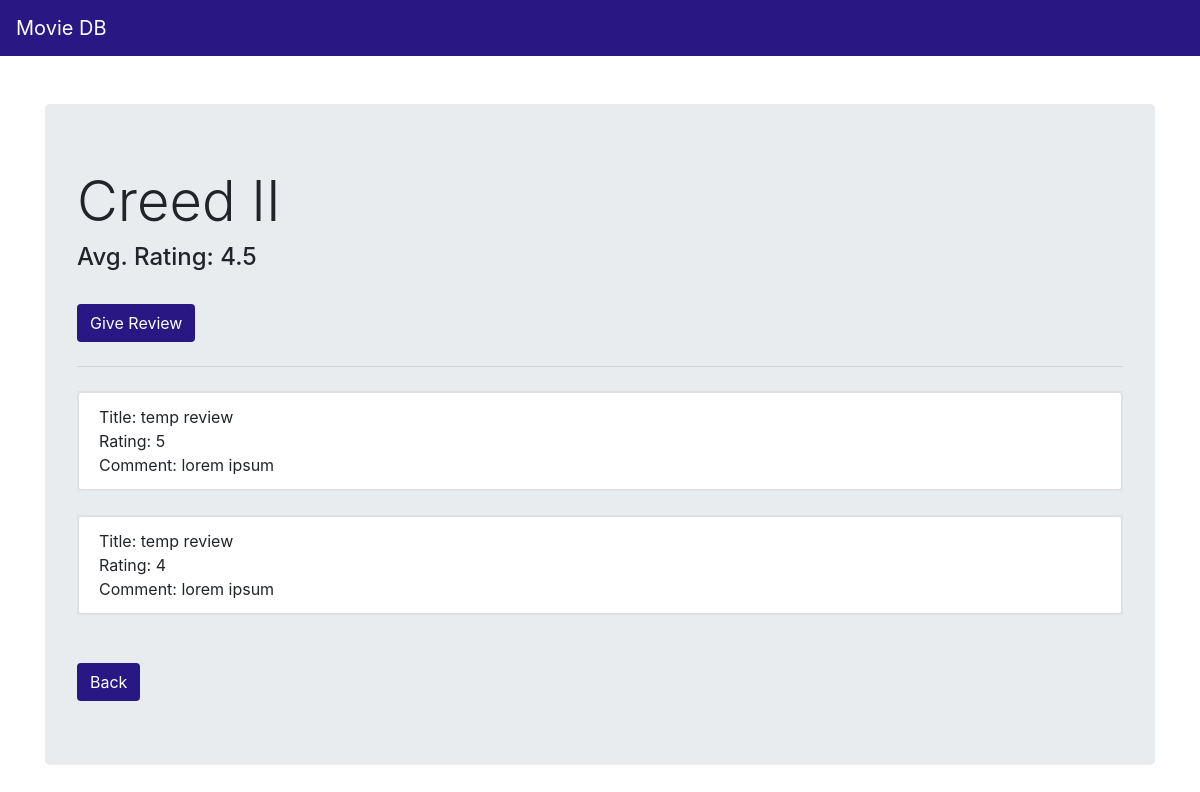
Page /movie/Creed II/review on the committed database.
### tables this page shows
CREATE TABLE REVIEW (
  review_ID integer primary key autoincrement,
  title varchar[60] not null,
  mtitle varchar[100] not null,
  comment text,
  rating int,
  username varchar[30] not null,
  constraint REVIEWMOVIE foreign key(mtitle) references MOVIE(title) on delete cascade on update cascade
);

### p3.py (the view)
@app.route('/movie/<title>/review')
def review(title):
    db = get_db()
    cur = db.execute('select * from REVIEW where mtitle=?',[title])
    reviews = cur.fetchall()
    cur = db.execute('select avg(rating) as avg from REVIEW where mtitle=?;',[title])
    rating = cur.fetchone()
    return render_template('review.html', reviews=reviews, avg=rating, title=title)

### p3.py (called while the page is built)
def connect_db():
    rv = sqlite3.connect(app.config['DATABASE'])
    rv.row_factory = sqlite3.Row
    return rv

def get_db():
    if not hasattr(g, 'sqlite_db'):
        g.sqlite_db = connect_db()
    return g.sqlite_db

### templates/review.html
{% extends "navbar.html" %}
{% block body %}
<div class="container">
  <div class="jumbotron">
    <h1 class="display-4">{{ title }}</h1>
    <h4>Avg. Rating: {{ avg.avg }}</h4>
    <br>
    <a href="{{ url_for('give_review', title=title) }}" class="btn" role="button" aria-pressed="true"
      style="background-color: #291784; color: #FFFFFF;">Give Review</a>
    <hr class="my-4">
    <ul class="list-group">
      {% for review in reviews %}
      <span class="border">
        <li class="list-group-item">Title: {{ review.title }}<br>Rating: {{ review.rating }}<br>Comment: {{ review.comment }}</li>
      </span>
      <br>
      {% endfor %}
    </ul>
    <br>
    <a href="{{ url_for('movie', title=title) }}" class="btn" role="button" aria-pressed="true"
      style="background-color: #291784; color: #FFFFFF;">Back</a>
  </div>
</div>
{% endblock %}

### rows in the picture
REVIEW: title "temp review", rating "5", comment "lorem ipsum"
REVIEW: title "temp review", rating "4", comment "lorem ipsum"

### other values in the picture
{{ title }} "Creed II"
{{ avg.avg }} "4.5"
